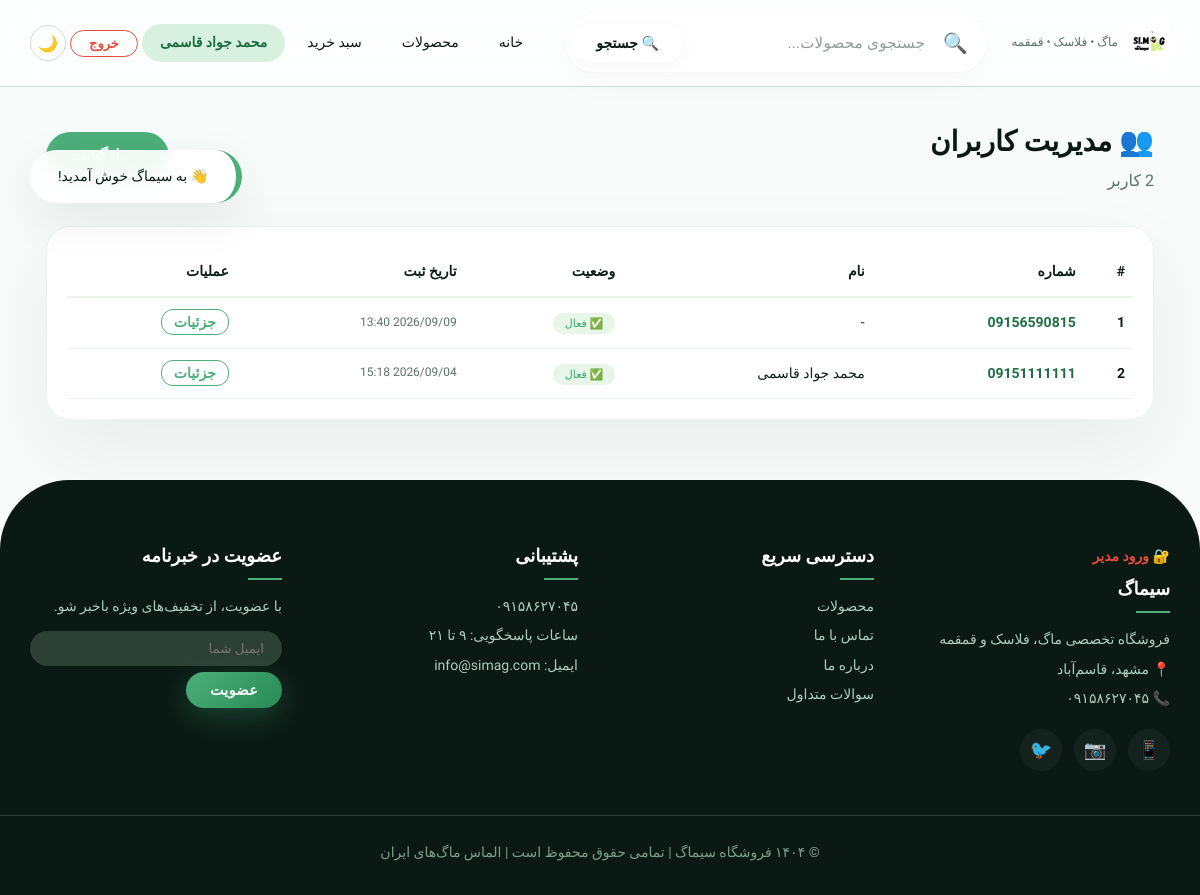
Screenshot of /accounts/admin-users/ (signed in) with the database file from the repository.
### accounts/models.py (models this page shows, shortened)
class User(AbstractUser):
    username = None
    phone = models.CharField(max_length=11, unique=True)
    is_verified = models.BooleanField(default=False)
    full_name = models.CharField(max_length=100, blank=True, null=True)
    email = models.EmailField(blank=True, null=True)
    address = models.TextField(blank=True, null=True)
    postal_code = models.CharField(max_length=10, blank=True, null=True)
    USERNAME_FIELD = 'phone'
    REQUIRED_FIELDS = ['email']
    objects = UserManager()

### accounts/views.py (the view)
# urls.py: path('admin-users/', views.admin_users, name='admin_users'),
@staff_member_required
def admin_users(request):
    users = User.objects.all().order_by('-date_joined')
    return render(request, 'accounts/admin_users.html', {'users': users})

### accounts/templates/accounts/admin_users.html (shortened to what this page needs)
{% extends 'base.html' %}
{% load static %}
{% block content %}
<div style="max-width:1350px;margin:30px auto;padding:0 16px;">
    <div style="display:flex;justify-content:space-between;align-items:center;margin-bottom:30px;flex-wrap:wrap;gap:12px;">
        <div>
            <h1 style="font-size:28px;font-weight:900;color:var(--dark);">👥 مدیریت کاربران</h1>
            <p style="color:var(--gray);">{{ users.count }} کاربر</p>
        </div>
        <a href="{% url 'accounts:admin_dashboard' %}" style="padding:10px 24px;border-radius:40px;background:var(--primary);color:#fff;text-decoration:none;font-weight:600;transition:all 0.3s ease;" onmouseover="this.style.transform='translateY(-2px)'" onmouseout="this.style.transform='translateY(0)'">
        </a>
    </div>
    <div style="background:var(--white);border-radius:24px;padding:20px;border:1px solid #ecf3ec;box-shadow:var(--shadow);overflow-x:auto;">
        <table style="width:100%;border-collapse:collapse;font-size:14px;">
            <thead>
                <tr style="border-bottom:2px solid #ecf3ec;">
                    <th style="padding:12px 8px;text-align:right;">#</th>
                    <th style="padding:12px 8px;text-align:right;">شماره</th>
                    <th style="padding:12px 8px;text-align:right;">نام</th>
                    <th style="padding:12px 8px;text-align:right;">وضعیت</th>
                    <th style="padding:12px 8px;text-align:right;">تاریخ ثبت</th>
                    <th style="padding:12px 8px;text-align:right;">عملیات</th>
                </tr>
            </thead>
            <tbody>
                {% for user in users %}
                <tr style="border-bottom:1px solid #ecf3ec;">
                    <td style="padding:12px 8px;font-weight:600;">{{ forloop.counter }}</td>
                    <td style="padding:12px 8px;font-weight:700;color:var(--primary-dark);">{{ user.phone }}</td>
                    <td style="padding:12px 8px;">{{ user.full_name|default:'-' }}</td>
                    <td style="padding:12px 8px;">
                        {% if user.is_active %}
                        <span style="padding:4px 12px;border-radius:20px;font-size:11px;background:#e8f5e9;color:#27ae60;">✅ فعال</span>
                        {% else %}
                        <span style="padding:4px 12px;border-radius:20px;font-size:11px;background:#fce4ec;color:#e74c3c;">⛔ غیرفعال</span>
                        {% endif %}
                    </td>
                    <td style="padding:12px 8px;font-size:12px;color:var(--gray);">{{ user.date_joined|date:"Y/m/d H:i" }}</td>
                    <td style="padding:12px 8px;">
                        <a href="{% url 'accounts:admin_user_detail' user.id %}" style="color:var(--primary);text-decoration:none;font-weight:600;padding:4px 12px;border-radius:12px;border:1px solid var(--primary);transition:all 0.3s ease;" onmouseover="this.style.background='var(--primary)';this.style.color='#fff'" onmouseout="this.style.background='transparent';this.style.color='var(--primary)'">جزئیات</a>
                    </td>
                </tr>
                {% empty %}
                <tr><td colspan="6" style="padding:40px;text-align:center;color:var(--gray);">هیچ کاربری وجود ندارد.</td></tr>
                {% endfor %}
            </tbody>
        </table>
    </div>
</div>
{% endblock %}

### templates/base.html (shortened to what this page needs)
<!DOCTYPE html>
{% load static %}
<html lang="fa" dir="rtl">
<head>
</head>
<body>
    <header class="header" id="mainHeader">
        <div class="container header-inner">
            <a href="{% url 'products:home' %}" class="logo">
                <img src="{% static 'images/logo.png' %}" alt="سیماگ" onerror="this.style.display='none'; this.nextElementSibling.style.display='flex'">
                <small>ماگ • فلاسک • قمقمه</small>
            </a>
            <div class="search-wrapper">
                <div class="search-container" id="searchContainer">
                    <span class="search-icon">🔍</span>
                    <input type="text" class="search-input" id="searchInput" placeholder="جستجوی محصولات..." autocomplete="off" onfocus="showSuggestions()" onblur="hideSuggestions()" oninput="handleSearchInput()" />
                    <button class="search-btn" onclick="performSearch()">🔍 جستجو</button>
                </div>
            </div>
            <div class="nav" id="mainNav">
                <a href="{% url 'products:home' %}">خانه</a>
                <a href="{% url 'products:product_list' %}">محصولات</a>
                <a href="{% url 'cart:cart_detail' %}">سبد خرید</a>
                {% if user.is_authenticated %}
                <a href="{% url 'accounts:profile' %}" style="font-weight:600;color:#1f6e43;background:#d8f0e0;padding:6px 18px;border-radius:30px;">
                    {{ user.full_name|default:user.phone }}
                </a>
                <form method="post" action="{% url 'accounts:logout' %}" style="display:inline;">
                    <button type="submit" style="background:transparent;border:1.5px solid #e74c3c;color:#e74c3c;padding:5px 18px;border-radius:30px;font-weight:600;font-size:13px;cursor:pointer;font-family:inherit;">خروج</button>
                </form>
                {% endif %}
                <button class="dark-toggle" onclick="toggleDarkMode()">🌙</button>
            </div>
        </div>
    </header>
    <main class="container">
        {% block content %}
        {% endblock %}
    </main>
    <div class="toast-container" id="toastContainer"></div>
    <footer class="footer">
        <div class="container footer-inner">
            <div class="footer-col">
                <a href="{% url 'accounts:admin_login' %}" style="color:#e74c3c;font-weight:600;">🔐 ورود مدیر</a>
                <h4>سیماگ</h4>
                <p>فروشگاه تخصصی ماگ، فلاسک و قمقمه</p>
                <p>📍 مشهد، قاسم‌آباد</p>
                <p>📞 ۰۹۱۵۸۶۲۷۰۴۵</p>
                <div class="footer-social">
                    <a href="#">📱</a>
                    <a href="#">📷</a>
                    <a href="#">🐦</a>
                </div>
            </div>
            <div class="footer-col">
                <h4>دسترسی سریع</h4>
                <a href="{% url 'products:product_list' %}">محصولات</a>
                <a href="{% url 'products:contact' %}">تماس با ما</a>
                <a href="#">درباره ما</a>
                <a href="#">سوالات متداول</a>
            </div>
            <div class="footer-col">
                <h4>پشتیبانی</h4>
                <a href="#">۰۹۱۵۸۶۲۷۰۴۵</a>
                <a href="#">ساعات پاسخگویی: ۹ تا ۲۱</a>
                <a href="#">ایمیل: info@simag.com</a>
            </div>
            <div class="footer-col">
                <h4>عضویت در خبرنامه</h4>
                <p>با عضویت، از تخفیف‌های ویژه باخبر شو.</p>
                <div style="display:flex;gap:6px;margin-top:12px;flex-wrap:wrap;">
                    <input type="email" placeholder="ایمیل شما" style="flex:1;padding:10px 18px;border-radius:40px;border:none;font-family:inherit;background:#2d4036;color:#fff;min-width:160px;outline:none;">
                    <button class="btn-primary" style="padding:10px 24px;font-size:14px;">عضویت</button>
                </div>
            </div>
        </div>
        <div class="container footer-bottom">
            © ۱۴۰۴ فروشگاه سیماگ | تمامی حقوق محفوظ است | الماس ماگ‌های ایران
        </div>
    </footer>
</body>
</html>

### rows the page displays
User: full_name "محمد جواد قاسمی", phone "09151111111", is_active "✅ فعال", date_joined "2026/09/04 15:18"
User: phone "09156590815", full_name "-", is_active "✅ فعال", date_joined "2026/09/09 13:40"

### other values shown
{{ users.count }} "2"
